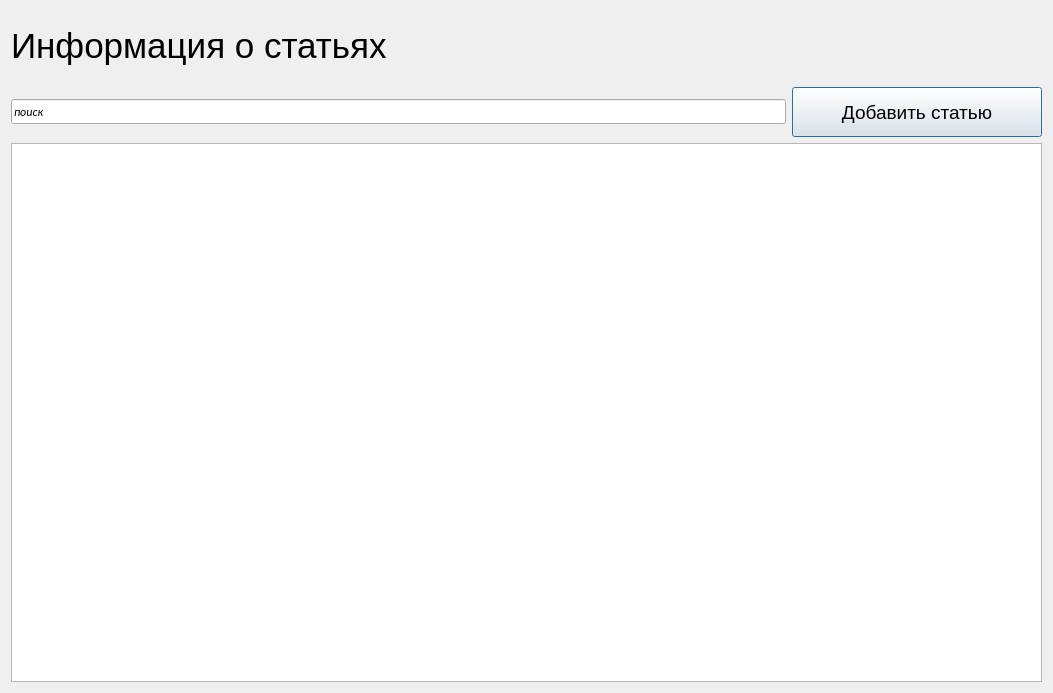
<?xml version="1.0" encoding="UTF-8"?>
<ui version="4.0">
 <class>Dialog</class>
 <widget class="QDialog" name="Dialog">
  <property name="geometry">
   <rect>
    <x>0</x>
    <y>0</y>
    <width>1053</width>
    <height>693</height>
   </rect>
  </property>
  <property name="windowTitle">
   <string>Dialog</string>
  </property>
  <layout class="QGridLayout" name="gridLayout">
   <item row="0" column="0">
    <widget class="QLabel" name="label">
     <property name="minimumSize">
      <size>
       <width>500</width>
       <height>70</height>
      </size>
     </property>
     <property name="font">
      <font>
       <pointsize>26</pointsize>
      </font>
     </property>
     <property name="text">
      <string>Информация о статьях</string>
     </property>
    </widget>
   </item>
   <item row="1" column="0">
    <layout class="QHBoxLayout" name="horizontalLayout">
     <item>
      <widget class="QLineEdit" name="lineEdit">
       <property name="minimumSize">
        <size>
         <width>0</width>
         <height>25</height>
        </size>
       </property>
       <property name="maximumSize">
        <size>
         <width>16777215</width>
         <height>25</height>
        </size>
       </property>
       <property name="font">
        <font>
         <family>Calibri</family>
         <italic>true</italic>
        </font>
       </property>
       <property name="text">
        <string>поиск</string>
       </property>
      </widget>
     </item>
     <item>
      <widget class="QPushButton" name="pushButton">
       <property name="minimumSize">
        <size>
         <width>250</width>
         <height>50</height>
        </size>
       </property>
       <property name="maximumSize">
        <size>
         <width>300</width>
         <height>60</height>
        </size>
       </property>
       <property name="font">
        <font>
         <pointsize>14</pointsize>
        </font>
       </property>
       <property name="text">
        <string>Добавить статью</string>
       </property>
      </widget>
     </item>
    </layout>
   </item>
   <item row="2" column="0">
    <widget class="QListView" name="listView">
     <property name="minimumSize">
      <size>
       <width>500</width>
       <height>0</height>
      </size>
     </property>
     <property name="maximumSize">
      <size>
       <width>2000</width>
       <height>16777215</height>
      </size>
     </property>
    </widget>
   </item>
  </layout>
 </widget>
 <resources/>
 <connections/>
</ui>
